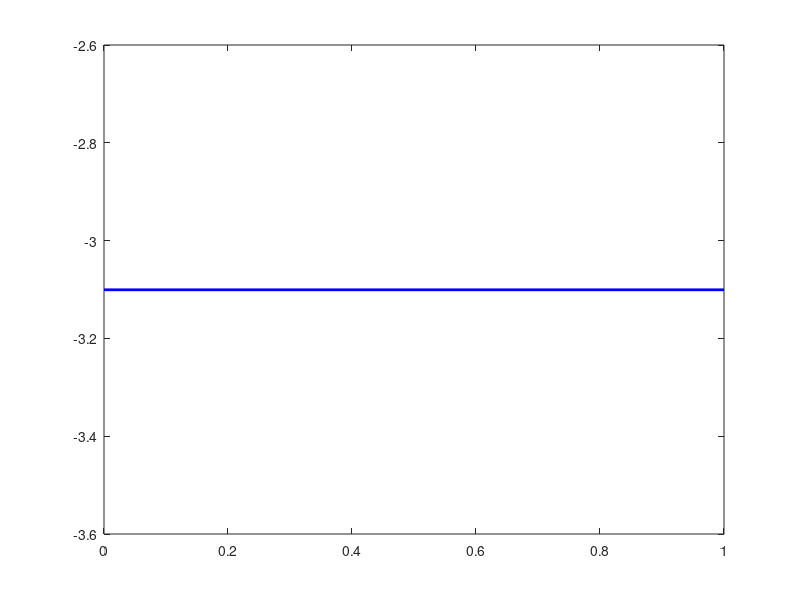

Write the MATLAB code that produced this figure. (Note: this script raises an error after producing the figure.)
clc 
clear 
close all

% load data files saved with Multifile_analysis
% save them to new variables for each day.
load('data_day_1.mat', 'Colony'); 
Col_1 = Colony; 

load('data_day_2.mat', 'Colony'); 
Col_2 = Colony; 

load('data_day_3.mat', 'Colony'); 
Col_3 = Colony;

load('data_day_4.mat', 'Colony'); 
Col_4 = Colony; 

load('data_day_5.mat', 'Colony'); 
Col_5 = Colony; 

load('data_day_6.mat', 'Colony'); 
Col_6 = Colony; 


%Now go through each colony in the structure fo each day  
for j =10:1:20%length(Col_1) 
    figure(j)
% X is a day
X = ones([max(Col_1(j).streaks.label) 1]);
X = X.';
X0 = 0*X;
Color = [];
%calculate central angular coordinate of the streak
day_1_angle = (Col_1(j).streaks.angle_start + Col_1(j).streaks.angle_stop)/2;

Z = day_1_angle.';
%get the color of the streak from the Colony.streaks data 
for i=1:1:max(Col_1(j).streaks.label) 
   if Col_1(j).streaks.color(i,:) == 'r ' 
       Color = [Color, 'r'];
   elseif Col_1(j).streaks.color(i,:) == 'b' 
       Color = [Color, 'b'];
   end    
end
for i= 1:1:length(X)

%plot the angles against days as lines of the sector color
plot([X0(i) X(i)], [Z(i) Z(i)], Color(i), 'LineWidth', 2.0)
hold on
end

% do the same for each day :D  -> because of very high dimensionality of
% the data decided to do it stupid way and did not create an array for
% different days, so it is just copy pasted code here 
X = ones([max(Col_2(j).streaks.label) 1]);
X = X.';
X0 = X;
X = 2*X;
Color = [];
day_2_angle = (Col_2(j).streaks.angle_start + Col_2(j).streaks.angle_stop)/2;

for i=1:1:max(Col_2(j).streaks.label) 
   if Col_2(j).streaks.color(i,:) == 'r' 
       Color = [Color, 'r'];
   elseif Col_2(j).streaks.color(i,:) == 'b' 
       Color = [Color, 'b'];
   end    
end
Z = day_2_angle.';
for i= 1:1:length(X)
%plot([X0(i) X(i)], [Y(i) Y(i)], Color(i), 'LineWidth', 2.0)
plot([X0(i) X(i)], [Z(i) Z(i)], Color(i), 'LineWidth', 2.0)
hold on
end




X = ones([max(Col_3(j).streaks.label) 1]);
X = X.';
X0 = 2*X;
X = 3*X;
Color = [];
day_3_angle = (Col_3(j).streaks.angle_start + Col_3(j).streaks.angle_stop)/2;

for i=1:1:length(Col_3(j).streaks.label) 
   if Col_3(j).streaks.color(i,:) == 'r' 
       Color = [Color, 'r'];
   elseif Col_3(j).streaks.color(i,:) == 'b' 
       Color = [Color, 'b'];
   end    
end
Z = day_3_angle.';
for i= 1:1:length(X)
%plot([X0(i) X(i)], [Y(i) Y(i)], Color(i), 'LineWidth', 2.0)
plot([X0(i) X(i)], [Z(i) Z(i)], Color(i), 'LineWidth', 2.0)
hold on
end



X = ones([max(Col_4(j).streaks.label) 1]);
X = X.';
X0 = 3*X;
X = 4*X;
Color = [];
day_4_angle = (Col_4(j).streaks.angle_start + Col_4(j).streaks.angle_stop)/2;

for i=1:1:length(Col_4(j).streaks.label) 
   if Col_4(j).streaks.color(i,:) == 'r' 
       Color = [Color, 'r'];
   elseif Col_4(j).streaks.color(i,:) == 'b' 
       Color = [Color, 'b'];
   end    
end
Z = day_4_angle.';
for i= 1:1:length(X)
%plot([X0(i) X(i)], [Y(i) Y(i)], Color(i), 'LineWidth', 2.0)
plot([X0(i) X(i)], [Z(i) Z(i)], Color(i), 'LineWidth', 2.0)
hold on
end




X = ones([max(Col_5(j).streaks.label) 1]);
X = X.';
X0 = 4*X;
X = 5*X;
Color = [];
day_5_angle = (Col_5(j).streaks.angle_start + Col_5(j).streaks.angle_stop)/2;

for i=1:1:length(Col_5(j).streaks.label) 
   if Col_5(j).streaks.color(i,:) == 'r' 
       Color = [Color, 'r'];
   elseif Col_5(j).streaks.color(i,:) == 'b' 
       Color = [Color, 'b'];
   end    
end
Z = day_5_angle.';
for i= 1:1:length(X)
%plot([X0(i) X(i)], [Y(i) Y(i)], Color(i), 'LineWidth', 2.0)
plot([X0(i) X(i)], [Z(i) Z(i)], Color(i), 'LineWidth', 2.0)
hold on
end



X = ones([max(Col_6(j).streaks.label) 1]);
X = X.';
X0 = 5*X;
X = 6*X;
Color = [];
day_6_angle = (Col_6(j).streaks.angle_start + Col_6(j).streaks.angle_stop)/2;

for i=1:1:length(Col_6(j).streaks.label) 
   if Col_6(j).streaks.color(i,:) == 'r' 
       Color = [Color, 'r'];
   elseif Col_6(j).streaks.color(i,:) == 'b' 
       Color = [Color, 'b'];
   end    
end
Z = day_6_angle.';
for i= 1:1:length(X)
%plot([X0(i) X(i)], [Y(i) Y(i)], Color(i), 'LineWidth', 2.0)
plot([X0(i) X(i)], [Z(i) Z(i)], Color(i), 'LineWidth', 2.0)
hold on
title(Col_6(j).name);
end



end
hold off
cd images
% here I load the images with the same name as the first colony and plot
% them in one figure for visualization, for now only the first colony. plot
% is not that good
for k = 10:1:20
Im1 = imread(Col_1(k).name);
Im2 = imread(Col_2(k).name);
Im3 = imread(Col_3(k).name);
Im4 = imread(Col_4(k).name);
Im5 = imread(Col_5(k).name);
Im6 = imread(Col_6(k).name);
figure(100+k);

subplot(2,3,1); 
imshow(Im1); 
zoom(2.5);
subplot(2,3,2); 
imshow(Im2);
zoom(2.2);
subplot(2,3,3); 
imshow(Im3);
zoom(2);
subplot(2,3,4); 
imshow(Im4);
zoom(1.9)
subplot(2,3,5); 
imshow(Im5);
zoom(1.7);
subplot(2,3,6); 
imshow(Im6); 
zoom(1.5);
end
cd C:\Users\saif\Desktop\Serhii\Evolutionary_rescue\Git\matlab